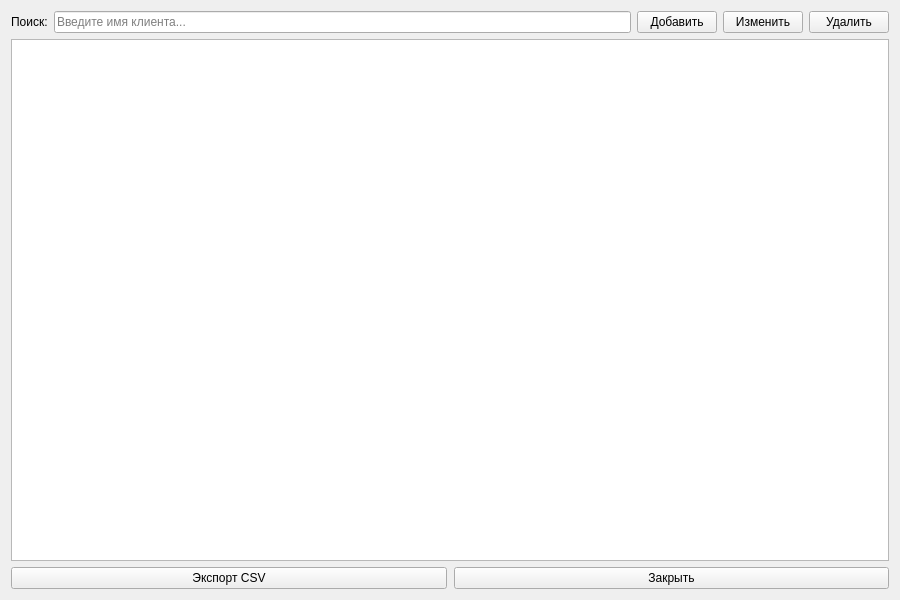
<?xml version="1.0" encoding="UTF-8"?>
<ui version="4.0">
 <class>ClientForm</class>
 <widget class="QWidget" name="ClientForm">
  <property name="geometry">
   <rect><x>0</x><y>0</y><width>900</width><height>600</height></rect>
  </property>
  <property name="windowTitle">
   <string>Справочник клиентов</string>
  </property>
  <layout class="QVBoxLayout" name="verticalLayout">

   <item>
    <layout class="QHBoxLayout" name="searchBar">
     <item><widget class="QLabel" name="search_label"><property name="text"><string>Поиск:</string></property></widget></item>
     <item><widget class="QLineEdit" name="search_lineEdit"><property name="placeholderText"><string>Введите имя клиента...</string></property></widget></item>
     <item><widget class="QPushButton" name="add_btn"><property name="text"><string>Добавить</string></property></widget></item>
     <item><widget class="QPushButton" name="edit_btn"><property name="text"><string>Изменить</string></property></widget></item>
     <item><widget class="QPushButton" name="delete_btn"><property name="text"><string>Удалить</string></property></widget></item>
    </layout>
   </item>

   <item><widget class="QTableView" name="client_table"/></item>

   <item>
    <layout class="QHBoxLayout" name="bottomBar">
     <item><widget class="QPushButton" name="export_btn"><property name="text"><string>Экспорт CSV</string></property></widget></item>
     <item><spacer name="spacer"><property name="orientation"><enum>Qt.Horizontal</enum></property></spacer></item>
     <item><widget class="QPushButton" name="close_btn"><property name="text"><string>Закрыть</string></property></widget></item>
    </layout>
   </item>

  </layout>
 </widget>
 <resources/>
 <connections/>
</ui>
